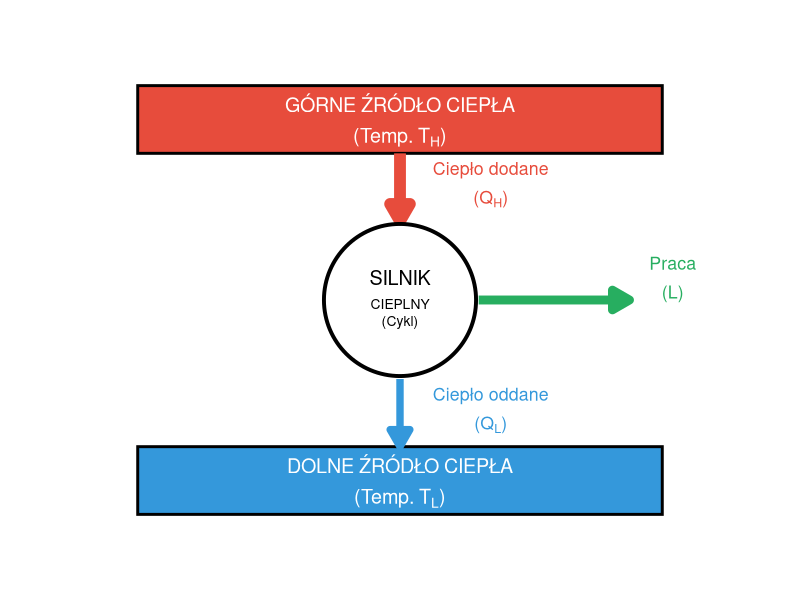
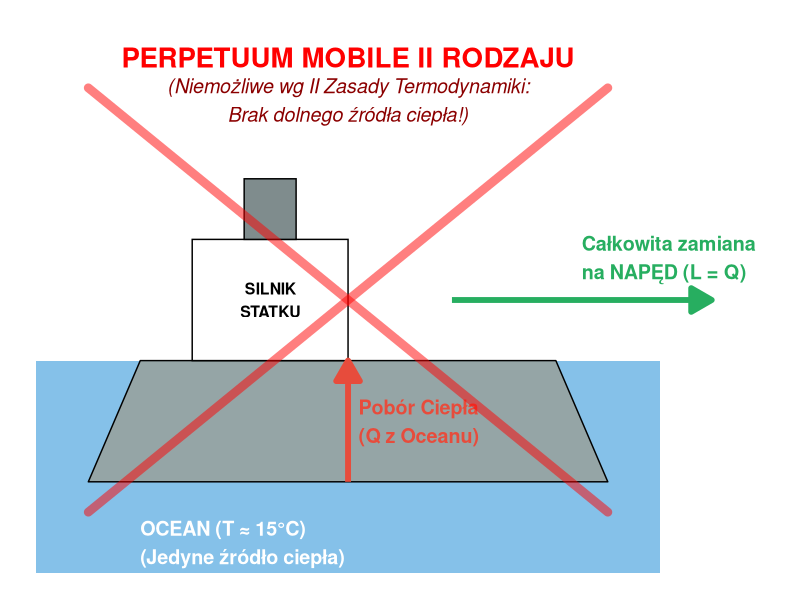
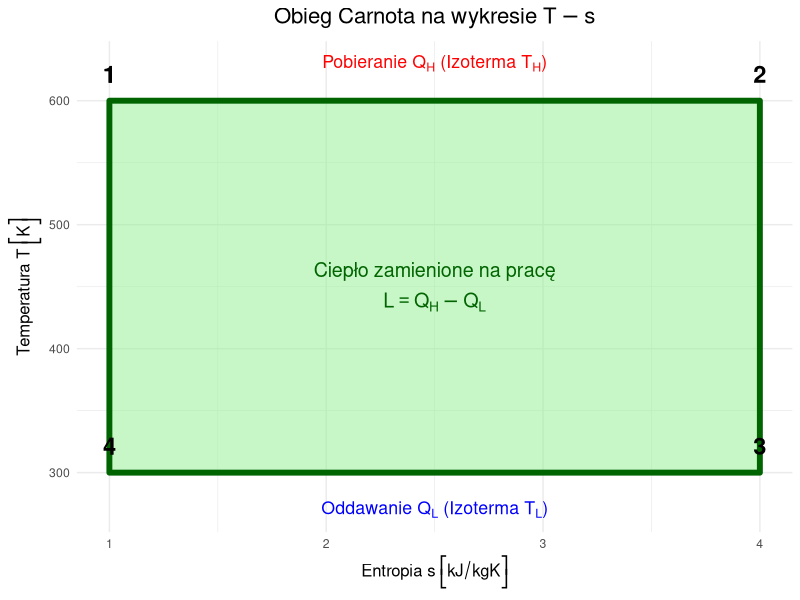

Write R code to recreate these figures, in order.
## ---- chunk 1
#| fig-height: 6
#| fig-width: 5
#| echo: false
#| warning: false

library(ggplot2)

# --- Definicja elementów graficznych ---

# 1. Źródła (Prostokąty)
# Zmiana: Używamy składni plotmath (atop zamiast \n, T[H] zamiast $T_H$)
reservoirs <- data.frame(
  xmin = c(1, 1),
  xmax = c(9, 9),
  ymin = c(8.5, 0.5),
  ymax = c(10, 2),
  fill = c("#e74c3c", "#3498db"),
  # UWAGA: To są napisy sformatowane pod parse = TRUE
  label = c(
    "atop('GÓRNE ŹRÓDŁO CIEPŁA', '(Temp. '*T[H]*')')", 
    "atop('DOLNE ŹRÓDŁO CIEPŁA', '(Temp. '*T[L]*')')"
  )
)

# 2. Silnik (Koło centralne)
engine_center <- data.frame(x = 5, y = 5.25)

# 3. Strzałki przepływu
arrows_data <- data.frame(
  x    = c(5,   5,   6.2),
  xend = c(5,   5,   8.5),
  y    = c(8.5, 3.5, 5.25),
  yend = c(7,   2,   5.25),
  color = c("#e74c3c", "#3498db", "#27ae60"),
  size = c(4, 2.5, 3)
)

# 4. Etykiety przepływów
# Zmiana: Składnia plotmath dla Q[H], Q[C], L
labels_flow <- data.frame(
  x = c(5.5, 5.5, 8.8),
  y = c(7.8, 2.8, 5.7),
  # atop układa tekst w dwóch liniach, * skleja elementy
  label = c(
    "atop('Ciepło dodane', '(' * Q[H] * ')')", 
    "atop('Ciepło oddane', '(' * Q[L] * ')')", 
    "atop('Praca', '(' * L * ')')"
  ),
  color = c("#e74c3c", "#3498db", "#27ae60")
)


# --- Rysowanie ---
ggplot() +
  # 1. Źródła
  geom_rect(data = reservoirs, 
            aes(xmin = xmin, xmax = xmax, ymin = ymin, ymax = ymax, fill = fill),
            color = "black", size = 1, show.legend = FALSE) +
  # WAŻNE: parse = TRUE interpretuje napisy jako wyrażenia matematyczne
  geom_text(data = reservoirs,
            aes(x = (xmin+xmax)/2, y = (ymin+ymax)/2, label = label),
            color = "white", fontface = "bold", size = 5, parse = TRUE) +
  
  # 2. Strzałki
  geom_segment(data = arrows_data,
               aes(x = x, xend = xend, y = y, yend = yend, color = color, size = size),
               arrow = arrow(length = unit(0.5, "cm"), type = "closed"),
               show.legend = FALSE) +
  
  # 3. Silnik
  geom_point(data = engine_center, aes(x = x, y = y), 
             size = 50, shape = 21, fill = "white", color = "black", stroke = 2) +
  # Tutaj prosty tekst bez matematyki, więc parse nie jest konieczne, ale można użyć
  annotate("text", x = 5, y = 5.25, label = "atop('SILNIK', atop('CIEPLNY', '(Cykl)'))", 
           fontface = "bold", size = 5, parse = TRUE) +
  
  # 4. Etykiety przepływów (z parse = TRUE)
  geom_text(data = labels_flow, aes(x = x, y = y, label = label, color = color),
            hjust = 0, fontface = "bold", size = 4.5, show.legend = FALSE, parse = TRUE) +
  
  # --- Estetyka ---
  scale_fill_identity() +
  scale_color_identity() +
  scale_size_identity() +
  xlim(0, 10) + ylim(0, 10.5) +
  theme_void() + 
  theme(plot.margin = margin(1, 1, 1, 1, "cm"))
## ---- chunk 2
#| fig-height: 6
#| fig-width: 8
#| echo: false
#| warning: false

library(ggplot2)

# --- 1. Definicja Geometrii ---

# Ocean
ocean <- data.frame(xmin = 0, xmax = 12, ymin = 0, ymax = 3.5)

# Statek
ship_hull <- data.frame(
  x = c(2, 10, 11, 1),
  y = c(3.5, 3.5, 1.5, 1.5)
)
ship_cabin <- data.frame(xmin = 3, xmax = 6, ymin = 3.5, ymax = 5.5)
ship_stack <- data.frame(xmin = 4, xmax = 5, ymin = 5.5, ymax = 6.5)

# --- 2. Definicja Strzałek Energetycznych ---

arrows <- data.frame(
  x_start = c(6, 8),   
  y_start = c(1.5, 4.5),
  x_end   = c(6, 13),
  y_end   = c(3.5, 4.5),
  color   = c("#e74c3c", "#27ae60"), 
  lw      = c(2, 2) # Zmieniono nazwę kolumny na 'lw' (linewidth) dla porządku
)

labels_arrows <- data.frame(
  x = c(6.2, 10.5),
  y = c(2.5, 5.2),
  label = c("Pobór Ciepła\n(Q z Oceanu)", "Całkowita zamiana\nna NAPĘD (L = Q)"),
  color = c("#e74c3c", "#27ae60")
)

# --- 3. Elementy "Zakazu" ---

forbidden_mark <- data.frame(
  x = c(1, 1), xend = c(11, 11),
  y = c(1, 8), yend = c(8, 1)
)

title_text <- data.frame(
  x = 6, y = 8.5,
  label = "PERPETUUM MOBILE II RODZAJU"
)

subtitle_text <- data.frame(
  x = 6, y = 7.8,
  label = "(Niemożliwe wg II Zasady Termodynamiki:\nBrak dolnego źródła ciepła!)"
)


# --- RYSOWANIE ---

ggplot() +
  # 1. Tło - Ocean
  geom_rect(data = ocean, aes(xmin=xmin, xmax=xmax, ymin=ymin, ymax=ymax),
            fill = "#3498db", alpha = 0.6) +
  annotate("text", x = 2, y = 0.5, label = "OCEAN (T \u2248 15\u00B0C)\n(Jedyne źródło ciepła)", 
           color = "white", fontface = "bold", hjust = 0, size = 5) +
  
  # 2. Statek
  geom_polygon(data = ship_hull, aes(x=x, y=y), fill = "#95a5a6", color = "black") +
  geom_rect(data = ship_cabin, aes(xmin=xmin, xmax=xmax, ymin=ymin, ymax=ymax), fill = "white", color = "black") +
  geom_rect(data = ship_stack, aes(xmin=xmin, xmax=xmax, ymin=ymin, ymax=ymax), fill = "#7f8c8d", color = "black") +
  annotate("text", x = 4.5, y = 4.5, label = "SILNIK\nSTATKU", fontface = "bold", size = 4) +

  # 3. Strzałki przepływu (POPRAWIONE)
  # Zmiana 1: xend = x_end (poprawna nazwa kolumny)
  # Zmiana 2: linewidth zamiast size
  geom_segment(data = arrows, aes(x=x_start, xend=x_end, y=y_start, yend=y_end, color=color, linewidth=lw),
               arrow = arrow(length = unit(0.6, "cm"), type = "closed"), show.legend = FALSE) +
  
  geom_text(data = labels_arrows, aes(x=x, y=y, label=label, color=color), 
            fontface = "bold", size = 5, hjust = 0, show.legend = FALSE) +
  
  # 4. Wielki Znak Zakazu (POPRAWIONE)
  # Tutaj kolumny nazywały się x i xend, więc było ok, ale zmieniamy size na linewidth
  geom_segment(data = forbidden_mark, aes(x=x, xend=xend, y=y, yend=yend),
               color = "red", linewidth = 3, alpha = 0.5, lineend = "round") +
  
  # 5. Tytuły
  geom_text(data = title_text, aes(x=x, y=y, label=label), 
            color = "red", fontface = "bold", size = 7) +
  geom_text(data = subtitle_text, aes(x=x, y=y, label=label), 
            color = "darkred", fontface = "italic", size = 5) +

  # Estetyka
  scale_color_identity() +
  scale_linewidth_identity() + # Skala dla linewidth
  xlim(0, 14) + ylim(0, 9) +
  theme_void() +
  theme(plot.background = element_rect(fill = "white", color = NA))
## ---- chunk 3
#| label: carnot-ts
#| echo: false
#| fig-width: 6
#| fig-height: 5

library(ggplot2)

# Dane do wykresu (bez zmian)
df_carnot <- data.frame(
  s = c(1, 4, 4, 1, 1),
  T = c(600, 600, 300, 300, 600),
  Label = c("1", "2", "3", "4", "1")
)

ggplot(df_carnot, aes(x=s, y=T)) +
  # Obszar cyklu
  # Zmiana: size -> linewidth (nowy standard ggplot2)
  geom_polygon(fill="lightgreen", alpha=0.5, color="darkgreen", linewidth=2) +
  
  # Oznaczenia punktów 1-4
  geom_text(aes(label=Label), vjust=-1, size=6, fontface="bold") +
  
  # --- OPISY Z FORMATOWANIEM MATEMATYCZNYM (parse = TRUE) ---
  
  # 1. Środek (Praca = Ciepło Netto)
  # Używamy atop(), żeby zrobić dwie linijki tekstu matematycznego
  annotate("text", x=2.5, y=450, 
           label = "atop('Ciepło zamienione na pracę', L == Q[H] - Q[L])", 
           fontface="bold", color="darkgreen", size=5, parse=TRUE) +
  
  # 2. Góra (Pobieranie ciepła)
  # 'Text' * Zmienna skleja napis z symbolem
  annotate("text", x=2.5, y=630, 
           label = "'Pobieranie ' * Q[H] * ' (Izoterma ' * T[H] * ')'", 
           color="red", size=4.5, parse=TRUE) +
  
  # 3. Dół (Oddawanie ciepła)
  annotate("text", x=2.5, y=270, 
           label = "'Oddawanie ' * Q[L] * ' (Izoterma ' * T[L] * ')'", 
           color="blue", size=4.5, parse=TRUE) +
  
  # --- ESTETYKA ---
  theme_minimal() +
  # Formatowanie osi z jednostkami w nawiasach
  labs(
    title = expression(paste("Obieg Carnota na wykresie ", T-s)),
    x = expression("Entropia " * s ~ bgroup("[", kJ/kgK, "]")),
    y = expression("Temperatura " * T ~ bgroup("[", K, "]"))
  ) +
  theme(
    plot.title = element_text(hjust = 0.5, face = "bold", size = 16),
    axis.title = element_text(size = 12)
  )
